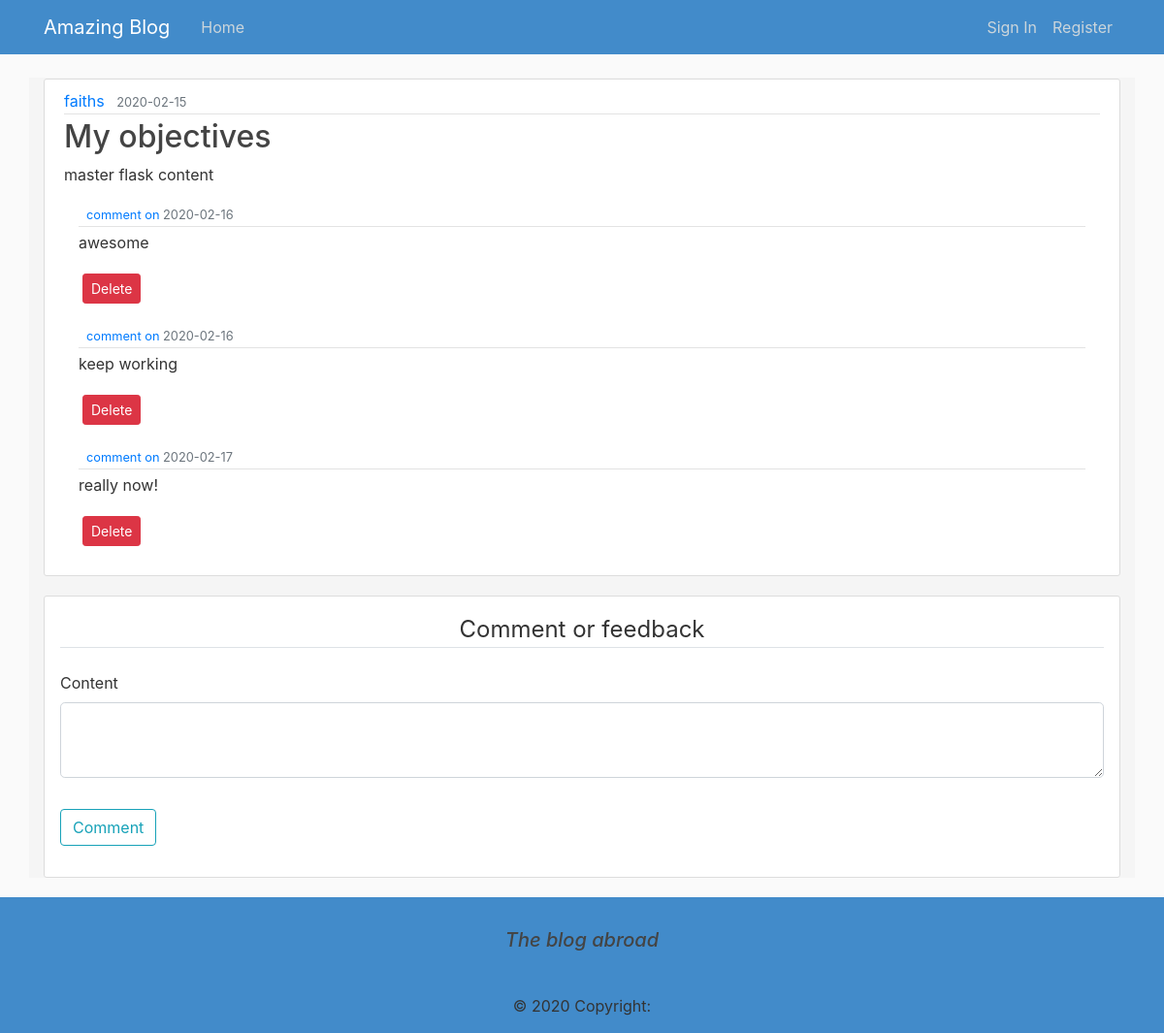
/post/1, run on the app's committed database.
### blog/models.py (models this page shows, shortened)
class User(db.Model,UserMixin):
    id=db.Column(db.Integer,primary_key=True)
    username=db.Column(db.String(20),unique=True,nullable=False)
    email=db.Column(db.String(120),unique=True,nullable=False)
    password=db.Column(db.String(60),nullable=False)
    posts=db.relationship('Post',backref='author',lazy=True)

class Post(db.Model):
    id=db.Column(db.Integer,primary_key=True)
    title=db.Column(db.String(100),nullable=False)
    date_posted=db.Column(db.DateTime,nullable=False,default=datetime.utcnow)
    content=db.Column(db.Text,nullable=False)
    user_id=db.Column(db.Integer,db.ForeignKey('user.id'),nullable=False)

class Comment(db.Model):
    id = db.Column(db.Integer, primary_key=True)
    date_posted = db.Column(db.DateTime, nullable=False,
                            default=datetime.utcnow)
    content = db.Column(db.Text, nullable=False)

### blog/routes.py (the view)
@app.route("/post/<int:post_id>", methods=['GET', 'POST'])
def post(post_id):
    post = Post.query.get_or_404(post_id)
    form = CommentForm()
    comments=Comment.query.all()
    if form.validate_on_submit():
        comment = Comment(content=form.content.data)
        db.session.add(comment)
        db.session.commit()
        flash('Your comment has been posted!', 'primary')
        return redirect(url_for('home'))
    return render_template('blog.html', title=post.title, post=post,form=form,comments=comments)

### blog/forms.py
class CommentForm(FlaskForm):
    content = TextAreaField("Content", validators=[DataRequired()])
    submit = SubmitField("Comment")

### blog/templates/blog.html (shortened to what this page needs)
{% extends "design.html" %}
{% block content %}
<article class="media content-section">
    <div class="media-body">
        <div class="article-metadata">
            <a class="mr-2" href="#">{{ post.author.username }}</a>
            <small class="text-muted">{{ post.date_posted.strftime('%Y-%m-%d') }}</small>
        </div>
        <h2 class="article-title">{{ post.title }}</h2>
        <p class="article-content">{{ post.content }}</p>
        <div>
            {% for comment in comments %}
            <div class="container mt-2 mb-3">
                <div class="">
                    <div class="media-body">
                        <div class="article-metadata">
                            <small class="text-muted">
                                <a href="{{url_for('account')}}">comment on</a>
                                {{ comment.date_posted.strftime('%Y-%m-%d') }}</small>
                        </div>
                        <p class="article-content">{{ comment.content }}</p>
                    </div>
                </div>
                <button type="button" class="btn btn-danger btn-sm m-1" data-toggle="modal"
                    data-target="#deleteModal">Delete</button>
            </div>
            {% endfor %}
        </div>
    </div>
</article>
<div class="content-section p-3">
    <form action="" method="POST">
        <fieldset class="form-group">
            <legend class="border-bottom mb-4 mt-5 text-center">Comment or feedback</legend>
            <div class="form-group">
                {{ form.content.label(class="form-control-label") }}
                {% if form.content.errors %}
                {{ form.content(class="form-control form-control-lg is-invalid") }}
                <div class="invalid-feedback">
                    {% for error in form.content.errors %}
                    <span>{{ error }}</span>
                    {% endfor %}
                </div>
                {% else %}
                {{ form.content(class="form-control form-control-lg") }}
                {% endif %}
            </div>
        </fieldset>
        <div class="form-group">
            {{form.submit(class="btn btn-outline-info")}}
        </div>
    </form>
    {% endblock content %}

### blog/templates/design.html (shortened to what this page needs)
<!DOCTYPE html>
<html>
<head>
    <link rel="stylesheet" href="https://maxcdn.bootstrapcdn.com/bootstrap/4.0.0/css/bootstrap.min.css"
>
    <link rel="stylesheet" type="text/css" href="{{ url_for('static', filename='main.css') }}">
</head>
<body>
    <header class="site-header">
        <nav class="navbar navbar-expand-md navbar-dark bg-steel fixed-top">
            <div class="container">
                <a class="navbar-brand mr-4" href="/">Amazing Blog</a>
                <div class="collapse navbar-collapse" id="navbarToggle">
                    <div class="navbar-nav mr-auto">
                        <a class="nav-item nav-link" href="{{ url_for('home') }}">Home</a>
                    </div>
                    <div class="navbar-nav">
                        {% if current_user.is_authenticated %}
                        <a class="nav-item nav-link" href="{{ url_for('new_post') }}">Create Blog</a>
                        <a class="nav-item nav-link" href="{{ url_for('account') }}">Profile</a>
                        <a class="nav-item nav-link" href="{{ url_for('logout') }}">Logout</a>
                        {% else %}
                        <a class="nav-item nav-link" href="{{ url_for('login') }}">Sign In</a>
                        <a class="nav-item nav-link" href="{{ url_for('register') }}">Register</a>
                        {% endif %}
                    </div>
                </div>
            </div>
        </nav>
    </header>
    <main role="main" class="container mybody">
        <div class="row">
            <div class="col-md-8">
            </div>
        </div>
        {% block content %}{% endblock %}
    </main>
        {% block footer %} {% include 'footer.html' %} {% endblock %}
</body>
</html>

### blog/templates/footer.html
<footer class="page-footer font-small pt-4 mt-3">
    <div class="container">
    <ul class="list-unstyled list-inline text-center py-2">
        <li class="list-inline-item">
        <h5 class="mb-1"><em>The blog abroad</em></h5>
        </li>
    </ul>
    </div>
    <div class="footer-copyright text-center py-3">
    © 2020 Copyright:
    </div>
</footer>

### blog/static/main.css (style rules this page uses)
.mybody { background-color: whitesmoke; }
body { background: #fafafa; color: #333333; margin-top: 5rem; }
h1, h2, h3, h4, h5, h6 { color: #444444; }
.bg-steel { background-color:#428bca; }
.site-header .navbar-nav .nav-link { color: #cbd5db; }
.content-section { background: #ffffff; padding: 10px 20px; border: 1px solid #dddddd; border-radius: 3px; margin-bottom: 20px; }
.article-metadata { padding-bottom: 1px; margin-bottom: 4px; border-bottom: 1px solid #e3e3e3 }
footer { background-color:#428bca; }

### data on the page
User: author.username "faiths"
Post: date_posted "2020-02-15", title "My objectives", content "master flask content"
Comment: date_posted "2020-02-16", content "awesome"
Comment: date_posted "2020-02-16", content "keep working"
Comment: date_posted "2020-02-17", content "really now!"
